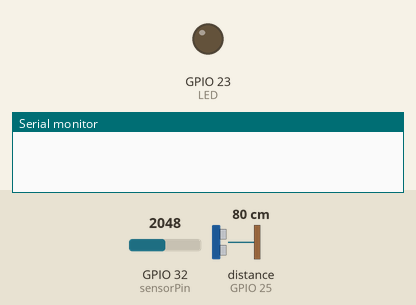
The sketch below on a simulated ESP32. Parts: output pins drawn as LEDs (lit = HIGH), the last lines printed to the serial monitor. Wiring (inferred from the names in the program): ultrasonic range finder: trigger GPIO 26; echo GPIO 25. The test bench sets the inputs (shaded band); at power-on: GPIO 32 (sensorPin) = 2048, distance to the obstacle (sensor on GPIO 25) 80 cm. The echo pulse lasts 58.3 µs per cm; WiFi joins after 1.5 s; servers stay silent unless stated; pins used as bus, display or sensor lines are not drawn.

Above: at 0.1 s.
At 1.9 s:
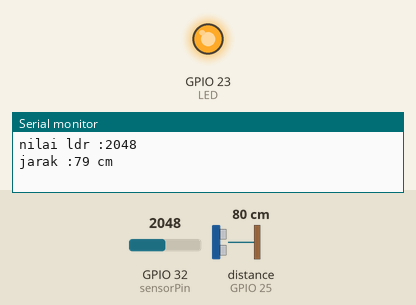
Timing chart, 0 to 3.4 s (numbered marks = the images above):
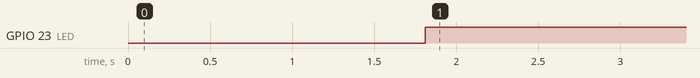

Measured:
- by itself, GPIO 23 (LED): LOW → HIGH at 1.8 s

The sketch:

Mappi32_LDR_Blynk.ino
```cpp
#define BLYNK_TEMPLATE_ID "TMPLzTWwsdWE"
#define BLYNK_DEVICE_NAME "HCSR04"
#define BLYNK_AUTH_TOKEN "x8acfK5xIdov8xxAACngAkueB2JQ4n9Y"
#include <WiFi.h>
#include <WiFiClient.h>
#include <BlynkSimpleEsp32.h>
#include <Wire.h> //pembacaan mappi ke sensor

#define triggerPin  26// set Trigger ke pin 26/IO26
#define echoPin     25 // set Echo ke pin 25/IO25
#define LED 23
int sensorPin = 32 ; //membaca input sensor LDR
int ldr = 0 ; //variabel penyimpanan nilai sensor


long duration;
int jarak;
int kondisi = 0 ;

char auth[] = BLYNK_AUTH_TOKEN;
char ssid[] = "Rebstud";   // Nama Hotspot / WiFi
char pass[] = "tokoyangbaik"; // Password WiFi

BlynkTimer timer;


void myTimerEvent()
{
  Blynk.virtualWrite(V5, millis() / 1000);
}

void setup () {

  Wire.begin();
  Serial.begin(112500);
  pinMode(triggerPin, OUTPUT); // set pin trigger sebagai output
  pinMode(echoPin, INPUT); // set pin echo sebagai input
  pinMode(LED , OUTPUT); //output untuk lampu

  Blynk.begin(auth, ssid, pass);
  Wire.begin();


}
void loop () {
  Blynk.run();
  timer.run();
  digitalWrite(triggerPin, LOW);   //Set triggerPin low
  delayMicroseconds(2);       // delay 2 micro second
  digitalWrite(triggerPin, HIGH);  // Set triggerPin high
  delayMicroseconds(10);      // triggerPin high selama 10 micro seconds
  digitalWrite(triggerPin, LOW);   // triggerPinPin low

  duration = pulseIn(echoPin, HIGH);   //Pembacaan Echo pin dan durasi
  jarak = duration * 0.034 / 2;   /// Menghitung jarak yg sebenarnya

  ldr = analogRead(sensorPin); //data nilai sensor akan dibaca dari data analog (A0)

  Serial.print("nilai ldr :");
  Serial.println(ldr);


  if (jarak != 0) {
    Serial.print("jarak :");
    Serial.print(jarak);
    Serial.println(" cm");

  }

  Blynk.virtualWrite(V0, jarak);
  Blynk.virtualWrite(V1, ldr);

  if (kondisi == 0 && ldr >= 1000) {
    digitalWrite(LED, HIGH);
    kondisi = 1;
  }
  else if (kondisi == 1 && ldr >= 1000) {
    digitalWrite(LED, HIGH);
    kondisi = 1;
  }
  else if (kondisi == 2 && ldr >= 1000) {
    digitalWrite(LED, HIGH);
    kondisi = 1;
  }

  if (kondisi == 0 && ldr < 1000) {
    digitalWrite(LED, LOW);
    kondisi = 2;
  }
  else if (kondisi == 1 && ldr < 1000) {
    digitalWrite(LED, LOW);
    kondisi = 2;
  }
  else if (kondisi == 2 && ldr < 1000) {
    digitalWrite(LED, LOW);
    kondisi = 2;
  }

  if (kondisi == 1 && jarak <= 3 ) {
    digitalWrite(LED, LOW);
    //    kondisi = 2;
  }

  else if (kondisi == 2 && jarak <= 3) {
    digitalWrite(LED, HIGH);
    //    kondisi = 4;
  }

  kondisi = 0;
  delay (500);

}
```
